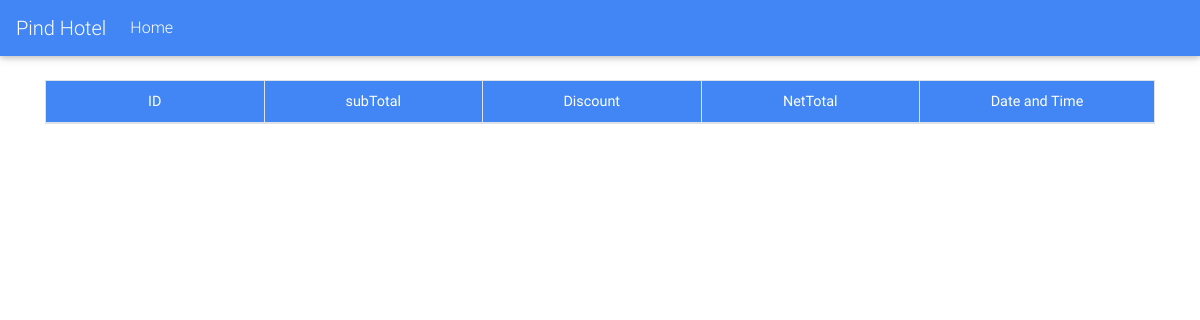
The app's page /CashierViewInvoice.php, older data.
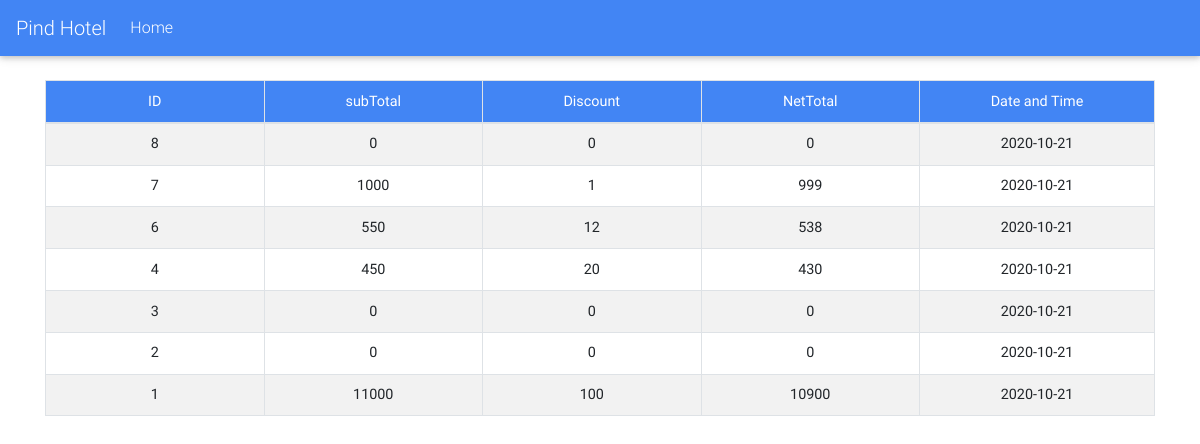
The same page, newer data.
### tables this page shows
CREATE TABLE `cashierinvoice` (
  `id` int(11) NOT NULL,
  `subTotal` varchar(20) NOT NULL,
  `discount` varchar(20) NOT NULL,
  `netTotal` varchar(20) NOT NULL,
  `dateTime` date NOT NULL DEFAULT current_timestamp(),
  `CashAmt` varchar(20) NOT NULL,
  `ChangeAmt` varchar(20) NOT NULL,
  `waiter_id` int(11) NOT NULL,
  `paid` tinyint(1) NOT NULL DEFAULT 0
);

### CashierViewInvoice.php (the view, shortened to what this page needs)
<!DOCTYPE html>
<html lang="en">
<head>
  <link rel="stylesheet" href="https://use.fontawesome.com/releases/v5.8.2/css/all.css">
  <link rel="stylesheet" type="text/css" href="https://cdn.datatables.net/v/bs4/dt-1.10.18/datatables.min.css"/>
  <link href="css/bootstrap.min.css" rel="stylesheet">
  <link href="css/mdb.min.css" rel="stylesheet">
  <link href="css/style.css" rel="stylesheet">
  <link href="css/stock_style.css" type="text/css" rel="stylesheet" media="screen,projection"/>
</head>
<body>
  <nav class="navbar navbar-expand-lg navbar-dark primary-color">
        <a class="navbar-brand" href="Cashier.php">Pind Hotel</a>
        <div class="collapse navbar-collapse" id="basicExampleNav">
          <ul class="navbar-nav mr-auto">
            <li class="nav-item">
              <a class="nav-link" href="Cashier.php">Home
              </a>
            </li>
          </ul>
        </div>
      </nav>
  <br>
  <?php
	      $mysqli = new mysqli('localhost', 'ahad', '', 'restaurant') or die(mysqli_error($mysqli));
        	$result = $mysqli->query("SELECT * FROM cashierinvoice order by id desc") or die($mysqli->error);
        ?>
  <div class="container">
  <table id="dtBasicExample" class="table table-striped table-bordered table-sm" cellspacing="0" width="100%">
              <thead style="color: white;" class="bg-primary" align="center">
                <tr>
                  <th class="th-sm">ID
                  </th>
                  <th class="th-sm">subTotal
                  </th>
                  <th class="th-sm">Discount
                  </th>
                  <th class="th-sm">NetTotal
                  </th>
                  <th class="th-sm">Date and Time
                  </th>
                </tr>
              </thead>
              <tbody>
              <?php
		          	while($row = $result->fetch_assoc()): ?>
			          	<tr align="center">
					          <td><b><?php echo $row['id']; ?></b></td>
                    <td><b><?php echo $row['subTotal']; ?></b></td>
                    <td><b><?php echo $row['discount']; ?></b></td>
                    <td><b><?php echo $row['netTotal']; ?></b></td>
                    <td><b><?php echo $row['dateTime']; ?></b></td>
			          	</tr>
			        <?php endwhile; ?>
              </tbody>
            </table>
  </div>
 <br>
  </body>
  </html>

### css/stock_style.css (style rules this page uses)
nav ul a, nav .brand-logo { color: #444; }

Row changes from the older to the newer data that the page shows:
added cashierinvoice: id "8", subTotal "0", discount "0", netTotal "0", dateTime "2020-10-21"
added cashierinvoice: id "7", subTotal "1000", discount "1", netTotal "999", dateTime "2020-10-21"
added cashierinvoice: id "6", subTotal "550", discount "12", netTotal "538", dateTime "2020-10-21"
added cashierinvoice: id "4", subTotal "450", discount "20", netTotal "430", dateTime "2020-10-21"
added cashierinvoice: id "3", subTotal "0", discount "0", netTotal "0", dateTime "2020-10-21"
added cashierinvoice: id "2", subTotal "0", discount "0", netTotal "0", dateTime "2020-10-21"
added cashierinvoice: id "1", subTotal "11000", discount "100", netTotal "10900", dateTime "2020-10-21"
